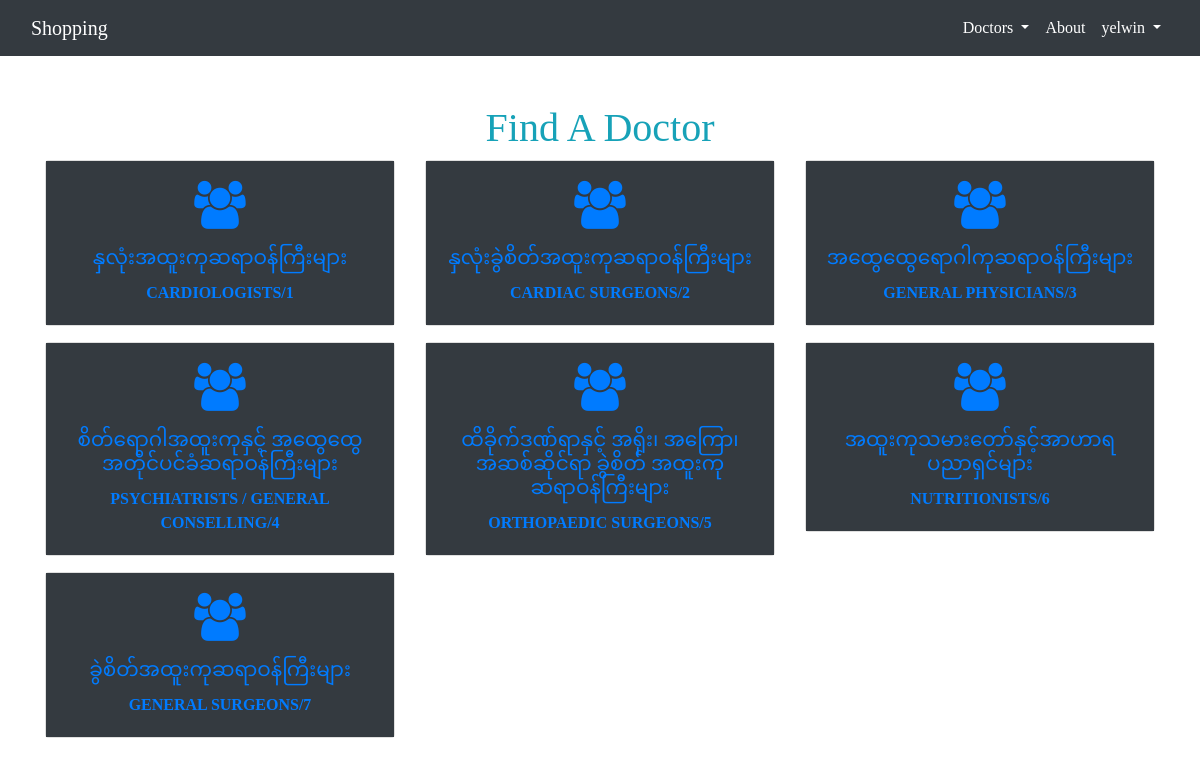
The app's page /doctor/ (signed in) with its own data.
### doctor/models.py (models this page shows)
class Category(models.Model):
    icon=models.CharField(max_length=50)
    title=models.CharField(max_length=225)
    name=models.CharField(max_length=225)

### doctor/views.py (the view)
# urls.py: path('',views.home,name="doctor-home-page"),
def home(request):
    cats=Category.objects.all()
    dict={
        "title":"Find A Doctor",
        "cats":cats
    }
    return render(request,"doctor/home.html",dict)

### doctor/templates/doctor/home.html
{% extends 'page/base.html' %}
{% block content %}
  <div class="container my-5">
      <h1 class="text-center text-info">Find A Doctor</h1>
      <div class="row">
        {% for cat in cats %}
          <div class="col-md-4 mb-3">
            <a href="{% url 'doctor-filter-page' cat.id %}">
              <div class="card">
                <div class="card-body bg-dark">
                  <p class="text-center"><if class="fa fa-users fa-3x"></if></p>
                  <h5 class="card-title text-center">{{cat.title}}</h5>
                  <p class="card-text text-center font-weight-bolder">{{cat.name}}/{{cat.id}}</p>
                </div>
              </div>
            </a>
          </div>
        {% endfor %}
      </div>
  </div>
{% endblock %}

### page/templates/page/base.html (shortened to what this page needs)
{% load static %}
<!doctype html>
<html lang="en">
  <head>
    <link rel="stylesheet" href="https://stackpath.bootstrapcdn.com/bootstrap/4.4.1/css/bootstrap.min.css">
    <link rel="stylesheet" href="https://stackpath.bootstrapcdn.com/font-awesome/4.7.0/css/font-awesome.min.css">
     <link rel="stylesheet" href="{% static 'page/css/main.css' %}">
  </head>
  <body>
    <div class="container-fluid bg-dark">
        <nav class="navbar navbar-expand-lg navbar-light">
            <a class="navbar-brand text-white" href="#">Shopping</a>
            <div class="collapse navbar-collapse" id="navbarSupportedContent">
              <ul class="navbar-nav ml-auto">
                <li class="nav-item dropdown">
                  <a class="nav-link dropdown-toggle text-white" href="#" id="navbarDropdown" role="button" data-toggle="dropdown" aria-haspopup="true" aria-expanded="false">
                    Doctors
                  </a>
                </li>
                <li class="nav-item">
                  <a class="nav-link text-white" href="{% url 'about-page'%}">About</a>
                </li>
                <li class="nav-item dropdown">
                  <a class="nav-link dropdown-toggle text-white" href="#" id="navbarDropdown" role="button" data-toggle="dropdown" aria-haspopup="true" aria-expanded="false">
                    {% if user.is_authenticated %}
                        {{user.username}}
                    {% else %}
                        Member
                    {% endif %}
                  </a>
                </li>
              </ul>
            </div>
          </nav>
    </div>
    {% block content %}
    {% endblock %}
  </body>
</html>

### page/static/page/css/main.css (style rules this page uses)
* { font-family: Cambria, Cochin, Georgia, Times, 'Times New Roman', serif; }
h1 { color: red; }

### records on screen
Category: title "နှလုံးအထူးကုဆရာဝန်ကြီးများ", name "CARDIOLOGISTS", id "1"
Category: title "နှလုံးခွဲစိတ်အထူးကုဆရာဝန်ကြီးများ", name "CARDIAC SURGEONS", id "2"
Category: title "အထွေထွေရောဂါကုဆရာဝန်ကြီးများ", name "GENERAL PHYSICIANS", id "3"
Category: title "စိတ်ရောဂါအထူးကုနှင့် အထွေထွေ အတိုင်ပင်ခံဆရာဝန်ကြီးများ", name "PSYCHIATRISTS / GENERAL CONSELLING", id "4"
Category: title "ထိခိုက်ဒဏ်ရာနှင့် အရိုး၊ အကြော၊ အဆစ်ဆိုင်ရာ ခွဲစိတ် အထူးကုဆရာဝန်ကြီးများ", name "ORTHOPAEDIC SURGEONS", id "5"
Category: title "အထူးကုသမားတော်နှင့်အာဟာရပညာရှင်များ", name "NUTRITIONISTS", id "6"
Category: title "ခွဲစိတ်အထူးကုဆရာဝန်ကြီးများ", name "GENERAL SURGEONS", id "7"

### other values on screen
{{ user.username }} "yelwin"
